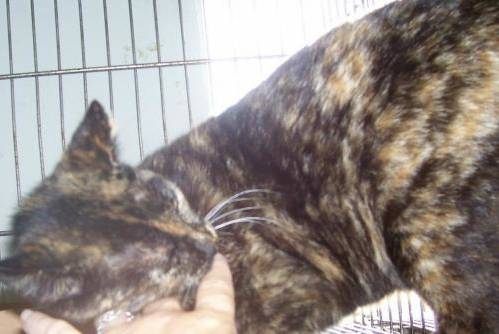
#> input picture dataset/test_set/cats/cat.4006.jpg, 499 x 334 px, found by its file name
$ jupyter execute --allow-errors cats_dogs_classification_ml.ipynb
#> lines starting #> are read from the running program, lines starting #| are printed output that depends on the picture
# Cats and Dogs Classification using Machine Learning Algorithms

This notebook classifies images of cats and dogs using traditional machine learning algorithms: **Random Forest**, **K-Nearest Neighbors (KNN)**, and **Support Vector Machine (SVM)**.

[cell 1]
# Thư viện
import os
import cv2
import random
import numpy as np
import matplotlib.pyplot as plt
from sklearn.decomposition import PCA
from sklearn.neighbors import KNeighborsClassifier
from sklearn.svm import LinearSVC
from sklearn.metrics import accuracy_score, classification_report
from sklearn.model_selection import train_test_split
from sklearn.preprocessing import StandardScaler
from PIL import Image

[cell 2]
# Hàm đọc và tiền xử lý ảnh
def load_data(data_dir, img_size=(32, 32)):
    X = []
    y = []
    categories = os.listdir(data_dir)
    for category in categories:
        path = os.path.join(data_dir, category)
        label = categories.index(category)
        for img_name in os.listdir(path):
            try:
                img_path = os.path.join(path, img_name)
                img = cv2.imread(img_path, cv2.IMREAD_GRAYSCALE)
                if img is None:
                    print(f"Error loading image {img_name}: File could not be read or is not an image.")
                    continue
                img = cv2.resize(img, img_size)
                img = img/255
                X.append(img)
                y.append(label)
            except Exception as e:
                print(f"Error processing image {img_name}: {e}")
    X = np.array(X).reshape(-1, img_size[0] * img_size[1])
    y = np.array(y)
    return X, y

# Đường dẫn tới thư mục huấn luyện và kiểm tra
train_data_dir = 'dataset/training_set'
test_data_dir = 'dataset/test_set'
# Load dữ liệu huấn luyện
#> (the rest of this cell did not finish here and is left out)

[cell 3]
# Đường dẫn cơ sở đến tập dữ liệu
dataset_path = "dataset"
sets = ["training_set", "test_set"]
categories = ["cats", "dogs"]   # Các danh mục cần tìm trong mỗi tập hợp

# Chức năng hiển thị hình ảnh ngẫu nhiên từ mỗi danh mục
def display_random_images(folder_path, num_images=3):
#> called with folder_path = 'dataset/training_set/cats', num_images = 3
    image_files = os.listdir(folder_path)
    if not image_files:
        print(f"No images found in '{folder_path}'")
        return

    # Chọn hình ảnh ngẫu nhiên từ thư mục
    random_images = random.sample(image_files, min(num_images, len(image_files)))

    # Hiển thị hình ảnh đã chọn
    plt.figure(figsize=(10, 5))
    for i, img_file in enumerate(random_images):
        img_path = os.path.join(folder_path, img_file)
        with Image.open(img_path) as img:
#> img is the input picture: PIL image 499x334 RGB; mean R, G, B 149, 140.4, 136.3
            plt.subplot(1, num_images, i + 1)
            plt.imshow(img)
            plt.axis("off")
            plt.title(f"{img_file}")
    plt.show()
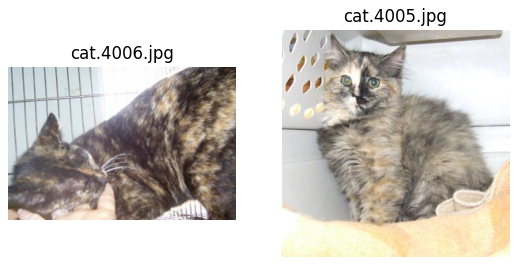
#> figure drawn by matplotlib, 2 panels

# Lặp lại từng tập hợp (đào tạo và kiểm tra) và từng danh mục trong tập hợp
for data_set in sets:
    for category in categories:
        folder_path = os.path.join(dataset_path, data_set, category)
        if not os.path.exists(folder_path):
            print(f"Folder '{folder_path}' not found.")
            continue

        # Hiển thị một vài hình ảnh ngẫu nhiên từ thư mục danh mục hiện tại
        print(f"Displaying random images from '{folder_path}':")
        display_random_images(folder_path, num_images=3)
#> pass 2 of the loop `for data_set in sets:`:
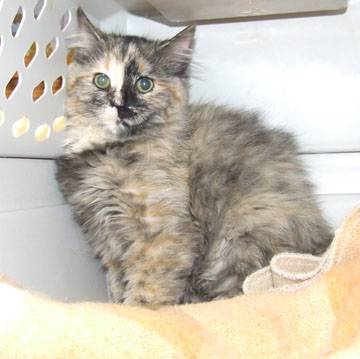
#> input picture dataset/test_set/cats/cat.4005.jpg, 360 x 359 px
#> in display_random_images, img is the input picture: PIL image 360x359 RGB; mean R, G, B 198.8, 191.8, 178.4
#> in display_random_images (call 2), `plt.show()`:
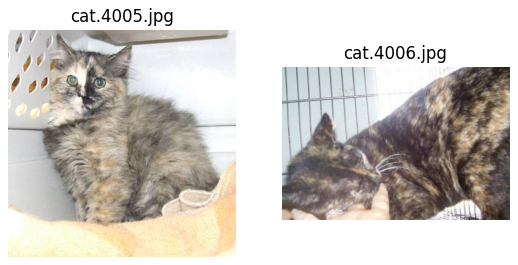
#> figure drawn by matplotlib, 2 panels

[cell 4]
# Giảm chiều dữ liệu bằng PCA
pca = PCA(n_components=50)
scaler = StandardScaler()
#> (the rest of this cell did not finish here and is left out)

[cell 5]
import numpy as np
from collections import Counter

# Hàm tính toán độ hỗn loạn (gini impurity)
def gini_impurity(y):
    counts = Counter(y)
    impurity = 1
    for label in counts:
        prob_of_label = counts[label] / len(y)
        impurity -= prob_of_label**2
    return impurity

# Hàm tạo một nút cây quyết định
class DecisionNode:
    def __init__(self, feature=None, threshold=None, left=None, right=None, value=None):
        self.feature = feature
        self.threshold = threshold
        self.left = left
        self.right = right
        self.value = value

# Hàm xây dựng cây quyết định
def build_tree(X, y, depth=0, max_depth=5):
    if depth == max_depth or len(set(y)) == 1:
        return DecisionNode(value=Counter(y).most_common(1)[0][0])

    n_samples, n_features = X.shape
    best_gini = float('inf')
    best_split = None

    for feature in range(n_features):
        thresholds = np.unique(X[:, feature])
        for threshold in thresholds:
            left_indices = X[:, feature] <= threshold
            right_indices = X[:, feature] > threshold

            if sum(left_indices) == 0 or sum(right_indices) == 0:
                continue

            left_gini = gini_impurity(y[left_indices])
            right_gini = gini_impurity(y[right_indices])
            weighted_gini = (sum(left_indices) * left_gini + sum(right_indices) * right_gini) / n_samples

            if weighted_gini < best_gini:
                best_gini = weighted_gini
                best_split = {
                    'feature': feature,
                    'threshold': threshold,
                    'left': left_indices,
                    'right': right_indices
                }

    left = build_tree(X[best_split['left']], y[best_split['left']], depth + 1, max_depth)
    right = build_tree(X[best_split['right']], y[best_split['right']], depth + 1, max_depth)
    return DecisionNode(feature=best_split['feature'], threshold=best_split['threshold'], left=left, right=right)

# Hàm dự đoán cho một mẫu đơn
def predict_tree(node, sample):
    if node.value is not None:
        return node.value
    if sample[node.feature] <= node.threshold:
        return predict_tree(node.left, sample)
    else:
        return predict_tree(node.right, sample)

# Lớp xây dựng mô hình Random Forest
class RandomForest:
    def __init__(self, n_trees=10, max_depth=5):
        self.n_trees = n_trees
        self.max_depth = max_depth
        self.trees = []

    def fit(self, X, y):
        for _ in range(self.n_trees):
            # Bootstrapping mẫu ngẫu nhiên
            indices = np.random.choice(len(X), len(X), replace=True)
            X_sample, y_sample = X[indices], y[indices]
            tree = build_tree(X_sample, y_sample, max_depth=self.max_depth)
            self.trees.append(tree)

    def predict(self, X):
        tree_preds = np.array([predict_tree(tree, sample) for tree in self.trees for sample in X])
        tree_preds = tree_preds.reshape(self.n_trees, X.shape[0])
        final_preds = [Counter(tree_preds[:, i]).most_common(1)[0][0] for i in range(X.shape[0])]
        return final_preds

X = np.array([[2, 3], [1, 5], [2, 4], [3, 2], [3, 5]])
y = np.array([0, 1, 0, 1, 0])

model = RandomForest(n_trees=3, max_depth=2)
model.fit(X, y)

#> (the rest of this cell did not finish here and is left out)
